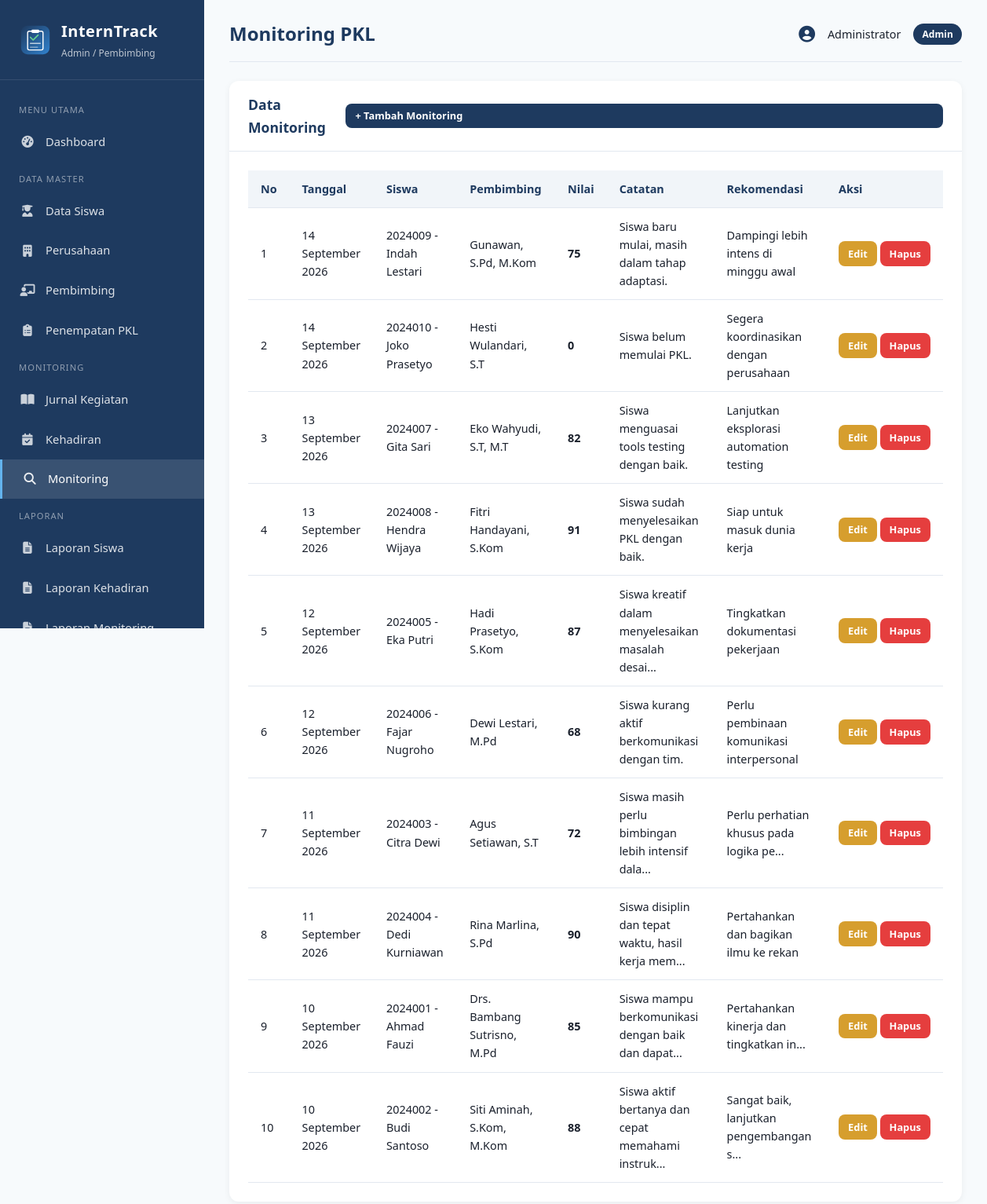
Page /admin/monitoring.php (signed in) on the committed database.
### tables this page shows
CREATE TABLE monitoring (
    id INT AUTO_INCREMENT PRIMARY KEY,
    siswa_id INT NOT NULL,
    pembimbing_id INT NOT NULL,
    tanggal DATE NOT NULL,
    catatan TEXT,
    nilai INT CHECK (nilai BETWEEN 0 AND 100),
    rekomendasi TEXT,
    created_at TIMESTAMP DEFAULT CURRENT_TIMESTAMP,
    FOREIGN KEY (siswa_id) REFERENCES siswa(id) ON DELETE CASCADE,
    FOREIGN KEY (pembimbing_id) REFERENCES pembimbing(id) ON DELETE CASCADE
);

CREATE TABLE siswa (
    id INT AUTO_INCREMENT PRIMARY KEY,
    user_id INT NULL,
    nis VARCHAR(20) NOT NULL UNIQUE,
    nama VARCHAR(100) NOT NULL,
    kelas VARCHAR(20) NOT NULL,
    jurusan VARCHAR(50) NOT NULL,
    no_hp VARCHAR(15),
    alamat TEXT,
    created_at TIMESTAMP DEFAULT CURRENT_TIMESTAMP,
    FOREIGN KEY (user_id) REFERENCES users(id) ON DELETE SET NULL
);

CREATE TABLE pembimbing (
    id INT AUTO_INCREMENT PRIMARY KEY,
    user_id INT NULL,
    nip VARCHAR(30) UNIQUE,
    nama VARCHAR(100) NOT NULL,
    no_hp VARCHAR(15),
    email VARCHAR(100),
    created_at TIMESTAMP DEFAULT CURRENT_TIMESTAMP,
    FOREIGN KEY (user_id) REFERENCES users(id) ON DELETE SET NULL
);

### includes/functions.php (called while the page is built, shortened)
<?php
function e($str) {
    return htmlspecialchars($str ?? '', ENT_QUOTES, 'UTF-8');
}
function formatTanggal($tanggal) {
    $bulan = [
        1 => 'Januari', 'Februari', 'Maret', 'April', 'Mei', 'Juni',
        'Juli', 'Agustus', 'September', 'Oktober', 'November', 'Desember'
    ];
    $t = strtotime($tanggal);
    return date('d', $t) . ' ' . $bulan[(int)date('n', $t)] . ' ' . date('Y', $t);
}
?>

### admin/monitoring.php (the view, shortened to what this page needs)
<?php
require_once __DIR__ . '/../includes/header_admin.php';
$action = $_GET['action'] ?? 'list';
$id = (int)($_GET['id'] ?? 0);
$siswa_opt = $conn->query("SELECT id, nama, nis FROM siswa ORDER BY nama");
$pembimbing_opt = $conn->query("SELECT id, nama FROM pembimbing ORDER BY nama");
?>
<?php if ($action === 'tambah' || $action === 'edit'):
    $d = ['siswa_id'=>0,'pembimbing_id'=>0,'tanggal'=>date('Y-m-d'),'catatan'=>'','nilai'=>0,'rekomendasi'=>''];
    if ($action === 'edit' && $id > 0) $d = $conn->query("SELECT * FROM monitoring WHERE id=$id")->fetch_assoc();
?>
<div class="card">
    <div class="card-header">
        <h3><?= $action==='tambah'?'Tambah':'Edit' ?> Monitoring</h3>
        <a href="monitoring.php" class="btn btn-sm btn-outline">← Kembali</a>
    </div>
    <div class="card-body">
        <?php if (!empty($error_msg)): ?><div class="alert alert-danger"><?= $error_msg ?></div><?php endif; ?>
        <form method="POST">
            <input type="hidden" name="id" value="<?= $id ?>">
            <div class="form-group">
                <label>Siswa *</label>
                <select name="siswa_id" class="form-control" required>
                    <option value="">-- Pilih Siswa --</option>
                    <?php $siswa_opt->data_seek(0); while ($s = $siswa_opt->fetch_assoc()): ?>
                        <option value="<?= $s['id'] ?>" <?= ($d['siswa_id']==$s['id'])?'selected':'' ?>><?= e($s['nis'].' - '.$s['nama']) ?></option>
                    <?php endwhile; ?>
                </select>
            </div>
            <div class="form-group">
                <label>Pembimbing *</label>
                <select name="pembimbing_id" class="form-control" required>
                    <option value="">-- Pilih Pembimbing --</option>
                    <?php $pembimbing_opt->data_seek(0); while ($pb = $pembimbing_opt->fetch_assoc()): ?>
                        <option value="<?= $pb['id'] ?>" <?= ($d['pembimbing_id']==$pb['id'])?'selected':'' ?>><?= e($pb['nama']) ?></option>
                    <?php endwhile; ?>
                </select>
            </div>
            <div class="form-row">
                <div class="form-group">
                    <label>Tanggal Monitoring *</label>
                    <input type="date" name="tanggal" class="form-control" value="<?= e($d['tanggal']) ?>" required>
                </div>
                <div class="form-group">
                    <label>Nilai (0-100) *</label>
                    <input type="number" name="nilai" class="form-control" min="0" max="100" value="<?= e($d['nilai']) ?>" required>
                </div>
            </div>
            <div class="form-group">
                <label>Catatan</label>
                <textarea name="catatan" class="form-control"><?= e($d['catatan']) ?></textarea>
            </div>
            <div class="form-group">
                <label>Rekomendasi</label>
                <textarea name="rekomendasi" class="form-control"><?= e($d['rekomendasi']) ?></textarea>
            </div>
            <div class="form-actions">
                <button type="submit" class="btn btn-primary">Simpan</button>
                <a href="monitoring.php" class="btn btn-outline">Batal</a>
            </div>
        </form>
    </div>
</div>
<?php else: ?>
<div class="card">
    <div class="card-header">
        <h3>Data Monitoring</h3>
        <a href="?action=tambah" class="btn btn-sm btn-primary">+ Tambah Monitoring</a>
    </div>
    <div class="card-body table-responsive">
        <table>
            <thead>
                <tr>
                    <th>No</th>
                    <th>Tanggal</th>
                    <th>Siswa</th>
                    <th>Pembimbing</th>
                    <th>Nilai</th>
                    <th>Catatan</th>
                    <th>Rekomendasi</th>
                    <th>Aksi</th>
                </tr>
            </thead>
            <tbody>
            <?php
            $res = $conn->query("
                SELECT m.*, s.nama as nama_siswa, s.nis, pb.nama as nama_pembimbing
                FROM monitoring m
                JOIN siswa s ON m.siswa_id = s.id
                JOIN pembimbing pb ON m.pembimbing_id = pb.id
                ORDER BY m.tanggal DESC
            ");
            $no = 1;
            while ($r = $res->fetch_assoc()):
            ?>
                <tr>
                    <td><?= $no++ ?></td>
                    <td><?= formatTanggal($r['tanggal']) ?></td>
                    <td><?= e($r['nis'].' - '.$r['nama_siswa']) ?></td>
                    <td><?= e($r['nama_pembimbing']) ?></td>
                    <td><strong><?= $r['nilai'] ?></strong></td>
                    <td><?= e(mb_strimwidth($r['catatan']??'', 0, 50, '...')) ?></td>
                    <td><?= e(mb_strimwidth($r['rekomendasi']??'', 0, 40, '...')) ?></td>
                    <td style="white-space:nowrap">
                        <a href="?action=edit&id=<?= $r['id'] ?>" class="btn btn-sm btn-warning">Edit</a>
                        <a href="?action=delete&id=<?= $r['id'] ?>" class="btn btn-sm btn-danger" onclick="return confirm('Yakin hapus?')">Hapus</a>
                    </td>
                </tr>
            <?php endwhile; ?>
            </tbody>
        </table>
    </div>
</div>
<?php endif; ?>
<?php require_once __DIR__ . '/../includes/footer.php'; ?>

### assets/css/style.css (style rules this page uses)
:root { --primary: #1e3a5f; --primary-light: #2c5282; --accent: #3182ce; --success: #38a169; --warning: #d69e2e; --danger: #e53e3e; --info: #3182ce; --bg: #f7fafc; --card: #ffffff; --text: #1a202c; --text-muted: #718096; --border: #e2e8f0; --sidebar-width: 260px; }
* { margin: 0; padding: 0; box-sizing: border-box; }
body { font-family: 'Segoe UI', Tahoma, Geneva, Verdana, sans-serif; background: var(--bg); color: var(--text); line-height: 1.6; }
a { text-decoration: none; color: inherit; }
.btn { display: inline-block; padding: 0.7rem 1.5rem; border: none; border-radius: 8px; font-size: 0.95rem; font-weight: 600; cursor: pointer; transition: all 0.2s; }
.btn-primary { background: var(--primary); color: white; width: 100%; }
.btn-danger { background: var(--danger); color: white; }
.btn-warning { background: var(--warning); color: white; }
.btn-sm { padding: 0.35rem 0.75rem; font-size: 0.8rem; }
.card { background: var(--card); border-radius: 12px; box-shadow: 0 2px 8px rgba(0,0,0,0.06); margin-bottom: 1.5rem; }
.card-header { padding: 1rem 1.5rem; border-bottom: 1px solid var(--border); display: flex; justify-content: space-between; align-items: center; }
.card-header h3 { font-size: 1.1rem; color: var(--primary); }
.card-body { padding: 1.5rem; }
.table-responsive { overflow-x: auto; }
table { width: 100%; border-collapse: collapse; }
table th, table td { padding: 0.75rem 1rem; text-align: left; border-bottom: 1px solid var(--border); font-size: 0.9rem; }
table th { background: #f1f5f9; font-weight: 600; color: var(--primary); white-space: nowrap; }

### rows in the picture
monitoring: tanggal "14 September 2026", siswa.nama "2024009 - Indah Lestari", pembimbing.nama "Gunawan, S.Pd, M.Kom", nilai "75", catatan "Siswa baru mulai, masih dalam tahap adaptasi.", rekomendasi "Dampingi lebih intens di minggu awal"
monitoring: tanggal "14 September 2026", siswa.nama "2024010 - Joko Prasetyo", pembimbing.nama "Hesti Wulandari, S.T", nilai "0", catatan "Siswa belum memulai PKL.", rekomendasi "Segera koordinasikan dengan perusahaan"
monitoring: tanggal "13 September 2026", siswa.nama "2024007 - Gita Sari", pembimbing.nama "Eko Wahyudi, S.T, M.T", nilai "82", catatan "Siswa menguasai tools testing dengan baik.", rekomendasi "Lanjutkan eksplorasi automation testing"
monitoring: tanggal "13 September 2026", siswa.nama "2024008 - Hendra Wijaya", pembimbing.nama "Fitri Handayani, S.Kom", nilai "91", catatan "Siswa sudah menyelesaikan PKL dengan baik.", rekomendasi "Siap untuk masuk dunia kerja"
monitoring: tanggal "12 September 2026", siswa.nama "2024005 - Eka Putri", pembimbing.nama "Hadi Prasetyo, S.Kom", nilai "87", catatan "Siswa kreatif dalam menyelesaikan masalah desai...", rekomendasi "Tingkatkan dokumentasi pekerjaan"
monitoring: tanggal "12 September 2026", siswa.nama "2024006 - Fajar Nugroho", pembimbing.nama "Dewi Lestari, M.Pd", nilai "68", catatan "Siswa kurang aktif berkomunikasi dengan tim.", rekomendasi "Perlu pembinaan komunikasi interpersonal"
monitoring: tanggal "11 September 2026", siswa.nama "2024003 - Citra Dewi", pembimbing.nama "Agus Setiawan, S.T", nilai "72", catatan "Siswa masih perlu bimbingan lebih intensif dala...", rekomendasi "Perlu perhatian khusus pada logika pe..."
monitoring: tanggal "11 September 2026", siswa.nama "2024004 - Dedi Kurniawan", pembimbing.nama "Rina Marlina, S.Pd", nilai "90", catatan "Siswa disiplin dan tepat waktu, hasil kerja mem...", rekomendasi "Pertahankan dan bagikan ilmu ke rekan"
monitoring: tanggal "10 September 2026", siswa.nama "2024001 - Ahmad Fauzi", pembimbing.nama "Drs. Bambang Sutrisno, M.Pd", nilai "85", catatan "Siswa mampu berkomunikasi dengan baik dan dapat...", rekomendasi "Pertahankan kinerja dan tingkatkan in..."
monitoring: tanggal "10 September 2026", siswa.nama "2024002 - Budi Santoso", pembimbing.nama "Siti Aminah, S.Kom, M.Kom", nilai "88", catatan "Siswa aktif bertanya dan cepat memahami instruk...", rekomendasi "Sangat baik, lanjutkan pengembangan s..."

### other values in the picture
$page_title "Monitoring PKL"
$_SESSION['nama'] "Administrator"
